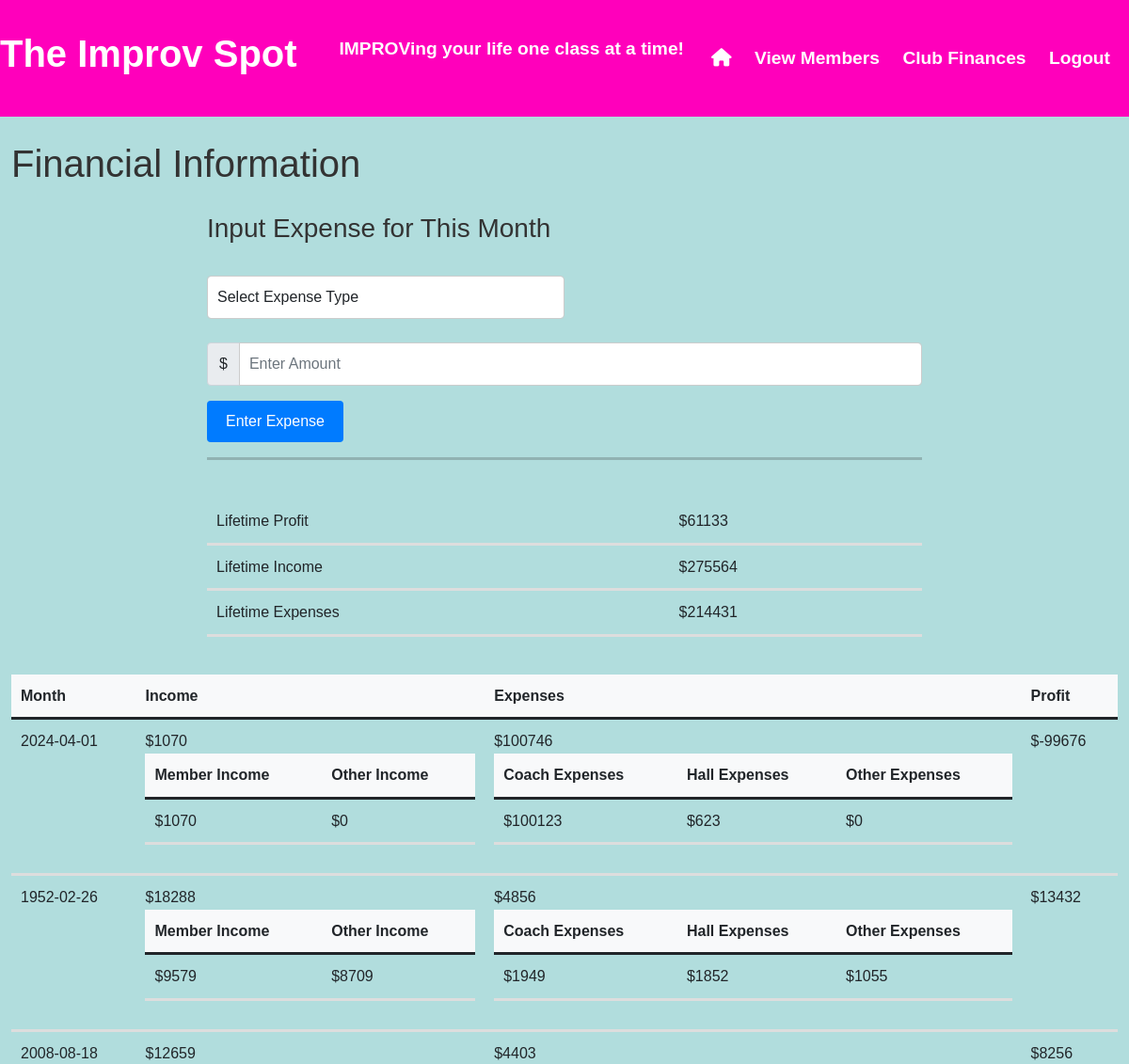
Before: /finance (signed in, upper part) with the older database file.
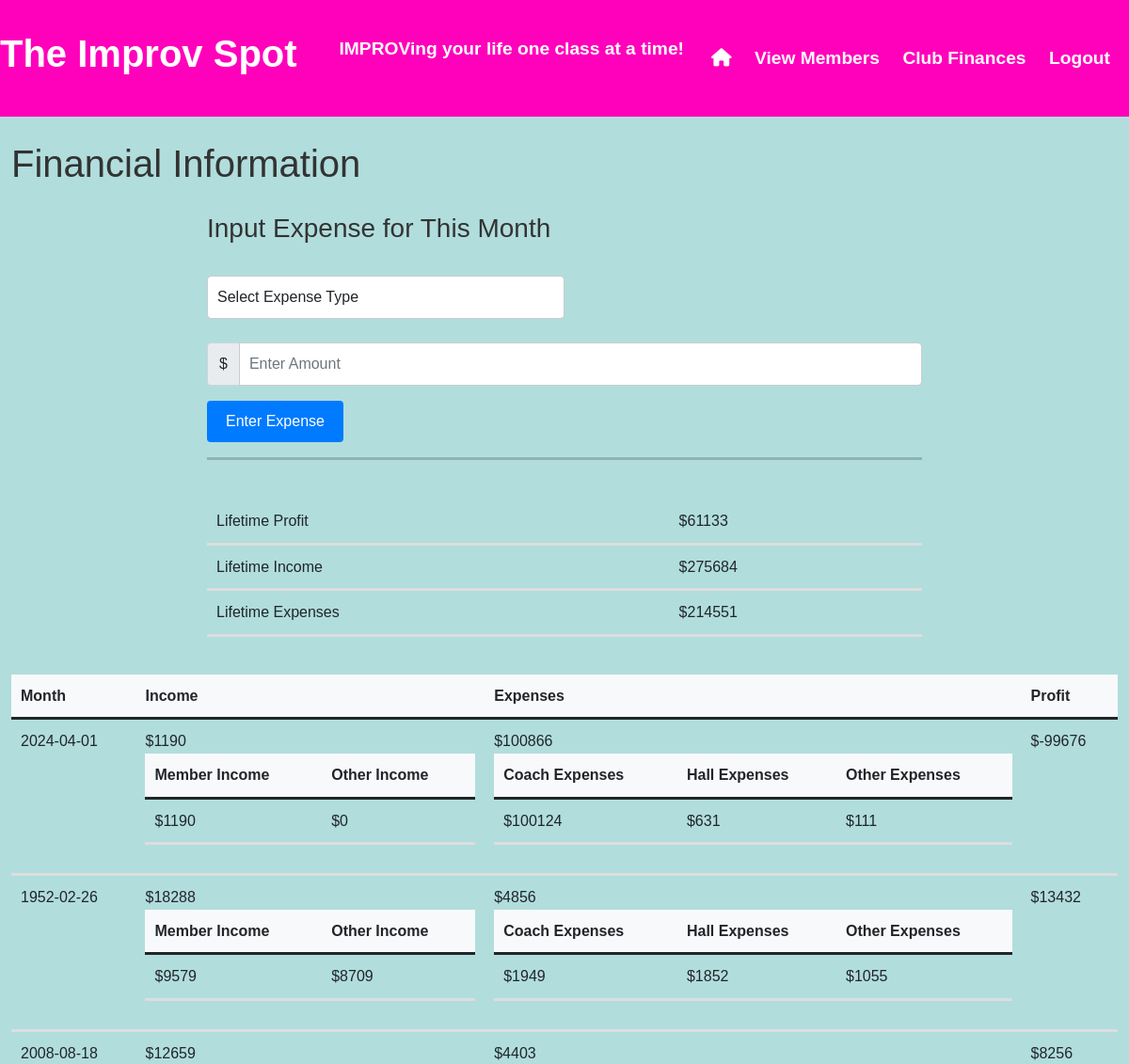
After: the same page with the newer database file.
### app.py (models this page shows, shortened)
class Finances(db.Model):
    month_year = db.Column(db.Date, primary_key=True)
    income_users = db.Column(db.Integer, default=0) #-> users is class participants (feel free to change the name)
    income_other = db.Column(db.Integer, default=0)
    expenses_coach = db.Column(db.Integer, default=0)
    expenses_hall  = db.Column(db.Integer, default=0)
    expenses_other = db.Column(db.Integer, default=0)
    def calculate_total_income(self):
        return self.income_users + self.income_other
    def calculate_total_expenses(self):
        return self.expenses_coach + self.expenses_hall + self.expenses_other
    def calculate_profit(self):
        month_profit = self.calculate_total_income()  - self.calculate_total_expenses()
        return month_profit

### app.py (the view, shortened to what this page needs)
@app.route('/finance', methods=['GET', 'POST'])
@admin_required
def finance():
    finance_info = db.session.query(Finances).all()
    return render_template('finance.html', lt_profit=calculate_total_profit(finance_info), lt_income=calculate_total_income(finance_info),
                            lt_expenses=calculate_total_expenses(finance_info), finance_info=finance_info)

### helpers.py (called while the page is built)
def admin_required(f):
    @wraps(f)
    def decorated_function(*args, **kwargs):
        if session.get('admin_id') is None:
            return redirect('/adminlogin')
        return f(*args, **kwargs)
    return decorated_function

def calculate_total_income(finance_info):
    total_income = 0
    for month in finance_info:
        total_income += month.income_users + month.income_other
    return total_income

def calculate_total_expenses(finance_info):
    total_expenses = 0
    for month in finance_info:
        total_expenses += month.expenses_coach + month.expenses_other + month.expenses_hall
    return total_expenses

def calculate_total_profit(finance_info):
    total_profit =  calculate_total_income(finance_info) - calculate_total_expenses(finance_info)
    if total_profit < 0:
        return f"({-1 * total_profit})"
    return total_profit

### templates/finance.html (shortened to what this page needs)
{% extends "adminside.html" %}
{% block main %}
  <br>
    <div class="center">
        <h1>Financial Information</h1>
        <div class="container">
          <h3>Input Expense for This Month</h3>
          <form method="POST" action="/finance">
              <div class="col-md-6">
                <br>
                <select class="form-control" id="expenseType" name="expenseType" required>
                    <option value="" disabled selected>Select Expense Type</option>
                </select>
              </div>
            <br>
            <div class="input-group mb-3">
              <span class="input-group-text">$</span>
              <input type="text" pattern="[0-9]*" class="form-control" name="expenseAmount" placeholder="Enter Amount" required>
            </div>
            <button type="submit" class="btn btn-primary">Enter Expense</button>
          </form>
          <hr style="height:3px">
          <br>
          <table class="table">
            <tr>
              <td>Lifetime Profit</td>
              <td>${{ lt_profit }}</td>
            </tr>
            <tr>
              <td>Lifetime Income</td>
              <td>${{ lt_income }}</td>
            </tr>
            <tr>
              <td>Lifetime Expenses</td>
              <td>${{ lt_expenses }}</td>
            </tr>
          </table>
        </div>
        <table class="table">
            <thead>
                <tr>
                    <th scope="col">Month</th>
                    <th scope="col">Income</th>
                    <th scope="col">Expenses</th>
                    <th scope="col">Profit</th>
                </tr>
            </thead>
            <tbody>
                {% for month in finance_info %}
                <tr>
                    <td>{{ month.month_year }}</td>
                    <td>${{ month.calculate_total_income() }}
                      <table class="table">
                        <thead>
                          <tr>
                              <th scope="col">Member Income</th>
                              <th scope="col">Other Income</th>
                          </tr>
                      </thead>
                        <tbody>
                          <tr>
                            <td>${{ month.income_users }}</td>
                            <td>${{ month.income_other }}</td>
                          </tr>
                        </tbody>
                      </table>
                    </td>
                    <td>${{ month.calculate_total_expenses() }}
                      <table class="table">
                        <thead>
                          <tr>
                              <th scope="col">Coach Expenses</th>
                              <th scope="col">Hall Expenses</th>
                              <th scope="col">Other Expenses</th>
                          </tr>
                      </thead>
                        <tbody>
                          <tr>
                            <td>${{ month.expenses_coach }}</td>
                            <td>${{ month.expenses_hall }}</td>
                            <td>${{ month.expenses_other }}</td>
                          </tr>
                        </tbody>
                      </table>
                    </td>
                    <td>${{ month.calculate_profit() }} </td>
                </tr>
                {% endfor %}
            </tbody>
        </table>
    </div>
{% endblock %}

Changed rows visible on the page:
changed Finances "2024-04-01": calculate_total_income "1070" → "1190"; income_users "1070" → "1190"; calculate_total_expenses "100746" → "100866"; expenses_coach "100123" → "100124"; expenses_hall "623" → "631"; expenses_other "0" → "111"
Other visible differences:
{{ lt_income }}: "275564" → "275684"
{{ lt_expenses }}: "214431" → "214551"
